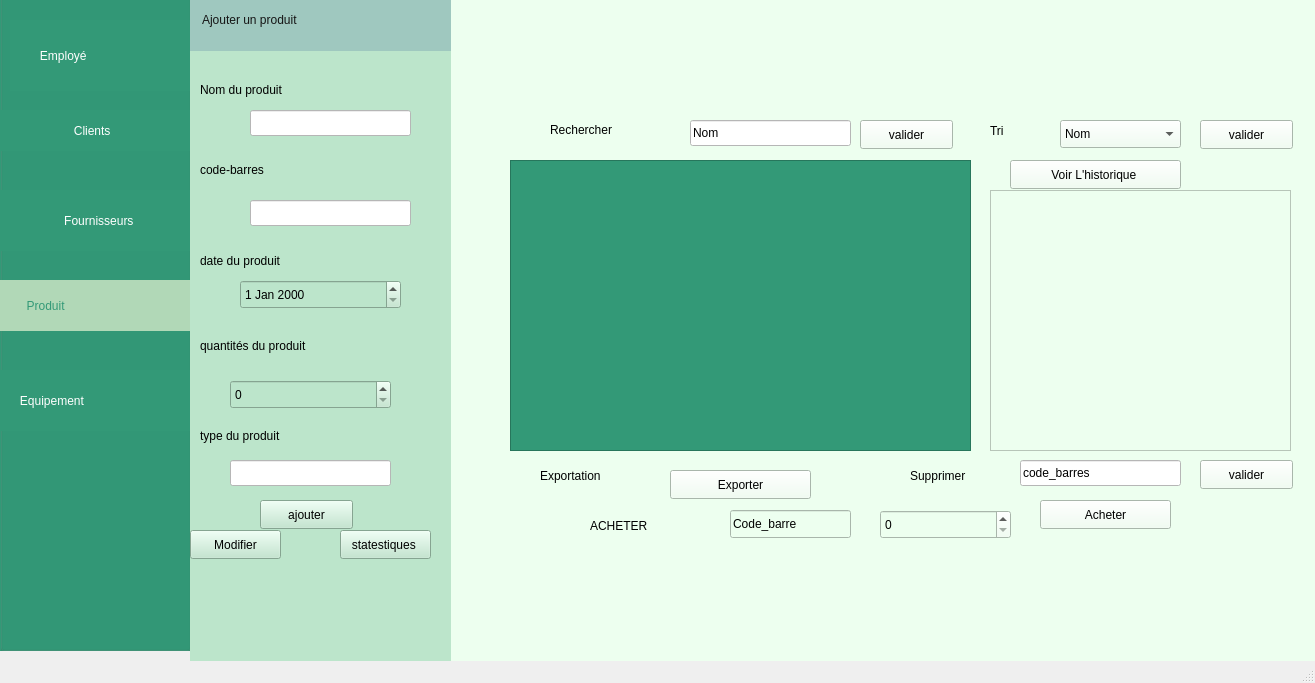
<?xml version="1.0" encoding="UTF-8"?>
<ui version="4.0">
 <class>MainWindow2</class>
 <widget class="QMainWindow" name="MainWindow2">
  <property name="geometry">
   <rect>
    <x>0</x>
    <y>0</y>
    <width>1315</width>
    <height>683</height>
   </rect>
  </property>
  <property name="windowTitle">
   <string>gestionProduit</string>
  </property>
  <widget class="QWidget" name="centralwidget">
   <widget class="QWidget" name="widget_5" native="true">
    <property name="geometry">
     <rect>
      <x>270</x>
      <y>-10</y>
      <width>1091</width>
      <height>721</height>
     </rect>
    </property>
    <property name="styleSheet">
     <string notr="true">background-color: rgb(255, 255, 255);
background-color: rgb(237, 255, 239);</string>
    </property>
    <widget class="QLabel" name="label_12">
     <property name="geometry">
      <rect>
       <x>280</x>
       <y>130</y>
       <width>131</width>
       <height>20</height>
      </rect>
     </property>
     <property name="styleSheet">
      <string notr="true">font: 700 12pt &quot;Segoe UI&quot;;

color: rgb(0, 0, 0);

</string>
     </property>
     <property name="text">
      <string>Rechercher</string>
     </property>
    </widget>
    <widget class="QLineEdit" name="search">
     <property name="geometry">
      <rect>
       <x>420</x>
       <y>130</y>
       <width>161</width>
       <height>26</height>
      </rect>
     </property>
     <property name="styleSheet">
      <string notr="true">background-color: rgb(255, 255, 255);
color: rgb(216, 216, 216);
color: rgb(0, 0, 0);</string>
     </property>
     <property name="text">
      <string>Nom</string>
     </property>
    </widget>
    <widget class="QPushButton" name="searchButton">
     <property name="geometry">
      <rect>
       <x>590</x>
       <y>130</y>
       <width>93</width>
       <height>29</height>
      </rect>
     </property>
     <property name="styleSheet">
      <string notr="true">color: rgb(0, 0, 0);</string>
     </property>
     <property name="text">
      <string>valider</string>
     </property>
    </widget>
    <widget class="QLabel" name="label_18">
     <property name="geometry">
      <rect>
       <x>270</x>
       <y>470</y>
       <width>131</width>
       <height>31</height>
      </rect>
     </property>
     <property name="styleSheet">
      <string notr="true">font: 700 12pt &quot;Segoe UI&quot;;
color: rgb(0, 0, 0);
</string>
     </property>
     <property name="text">
      <string>Exportation</string>
     </property>
    </widget>
    <widget class="QLabel" name="label_20">
     <property name="geometry">
      <rect>
       <x>640</x>
       <y>470</y>
       <width>111</width>
       <height>31</height>
      </rect>
     </property>
     <property name="styleSheet">
      <string notr="true">font: 700 12pt &quot;Segoe UI&quot;;
color: rgb(0, 0, 0);
</string>
     </property>
     <property name="text">
      <string>Supprimer</string>
     </property>
    </widget>
    <widget class="QLineEdit" name="lineEdit_8">
     <property name="geometry">
      <rect>
       <x>750</x>
       <y>470</y>
       <width>161</width>
       <height>26</height>
      </rect>
     </property>
     <property name="styleSheet">
      <string notr="true">background-color: rgb(255, 255, 255);
color: rgb(216, 216, 216);
color: rgb(0, 0, 0);</string>
     </property>
     <property name="text">
      <string>code_barres</string>
     </property>
    </widget>
    <widget class="QPushButton" name="pushButton">
     <property name="geometry">
      <rect>
       <x>930</x>
       <y>470</y>
       <width>93</width>
       <height>29</height>
      </rect>
     </property>
     <property name="styleSheet">
      <string notr="true">color: rgb(0, 0, 0);</string>
     </property>
     <property name="text">
      <string>valider</string>
     </property>
    </widget>
    <widget class="QLabel" name="label_21">
     <property name="geometry">
      <rect>
       <x>720</x>
       <y>130</y>
       <width>31</width>
       <height>21</height>
      </rect>
     </property>
     <property name="styleSheet">
      <string notr="true">font: 700 12pt &quot;Segoe UI&quot;;
color: rgb(0, 0, 0);

</string>
     </property>
     <property name="text">
      <string>Tri</string>
     </property>
    </widget>
    <widget class="QPushButton" name="triButton">
     <property name="geometry">
      <rect>
       <x>930</x>
       <y>130</y>
       <width>93</width>
       <height>29</height>
      </rect>
     </property>
     <property name="styleSheet">
      <string notr="true">color: rgb(0, 0, 0);</string>
     </property>
     <property name="text">
      <string>valider</string>
     </property>
    </widget>
    <widget class="QPushButton" name="exportButton">
     <property name="geometry">
      <rect>
       <x>400</x>
       <y>480</y>
       <width>141</width>
       <height>29</height>
      </rect>
     </property>
     <property name="styleSheet">
      <string notr="true">color: rgb(0, 0, 0);</string>
     </property>
     <property name="text">
      <string>Exporter</string>
     </property>
    </widget>
    <widget class="QPushButton" name="buyButton">
     <property name="geometry">
      <rect>
       <x>770</x>
       <y>510</y>
       <width>131</width>
       <height>29</height>
      </rect>
     </property>
     <property name="styleSheet">
      <string notr="true">color: rgb(0, 0, 0);</string>
     </property>
     <property name="text">
      <string>Acheter</string>
     </property>
    </widget>
    <widget class="QLineEdit" name="buyBarreCode">
     <property name="geometry">
      <rect>
       <x>460</x>
       <y>520</y>
       <width>121</width>
       <height>28</height>
      </rect>
     </property>
     <property name="styleSheet">
      <string notr="true">color: rgb(0, 0, 0);
</string>
     </property>
     <property name="text">
      <string>Code_barre</string>
     </property>
    </widget>
    <widget class="QSpinBox" name="buyQuantity">
     <property name="geometry">
      <rect>
       <x>610</x>
       <y>520</y>
       <width>131</width>
       <height>29</height>
      </rect>
     </property>
     <property name="styleSheet">
      <string notr="true">color: rgb(0, 0, 0);</string>
     </property>
     <property name="maximum">
      <number>1000000000</number>
     </property>
    </widget>
    <widget class="QComboBox" name="TriSelect">
     <property name="geometry">
      <rect>
       <x>790</x>
       <y>130</y>
       <width>121</width>
       <height>28</height>
      </rect>
     </property>
     <property name="styleSheet">
      <string notr="true">color: rgb(0, 0, 0);</string>
     </property>
     <item>
      <property name="text">
       <string>Nom</string>
      </property>
     </item>
     <item>
      <property name="text">
       <string>Barre Code</string>
      </property>
     </item>
    </widget>
    <widget class="QTableWidget" name="tableWidget">
     <property name="geometry">
      <rect>
       <x>240</x>
       <y>170</y>
       <width>461</width>
       <height>291</height>
      </rect>
     </property>
     <property name="styleSheet">
      <string notr="true">background-color: rgb(51, 153, 119);</string>
     </property>
    </widget>
    <widget class="QPushButton" name="btnViewHistory">
     <property name="geometry">
      <rect>
       <x>740</x>
       <y>170</y>
       <width>171</width>
       <height>29</height>
      </rect>
     </property>
     <property name="styleSheet">
      <string notr="true">color: rgb(0, 0, 0);</string>
     </property>
     <property name="text">
      <string>Voir L'historique </string>
     </property>
    </widget>
    <widget class="QTextEdit" name="textEditHistory">
     <property name="geometry">
      <rect>
       <x>720</x>
       <y>200</y>
       <width>301</width>
       <height>261</height>
      </rect>
     </property>
    </widget>
    <widget class="QLabel" name="label_7">
     <property name="geometry">
      <rect>
       <x>320</x>
       <y>520</y>
       <width>101</width>
       <height>31</height>
      </rect>
     </property>
     <property name="styleSheet">
      <string notr="true">font: 700 12pt &quot;Segoe UI&quot;;
color: rgb(0, 0, 0);</string>
     </property>
     <property name="text">
      <string>ACHETER</string>
     </property>
    </widget>
   </widget>
   <widget class="QGroupBox" name="groupBox">
    <property name="geometry">
     <rect>
      <x>0</x>
      <y>-10</y>
      <width>191</width>
      <height>661</height>
     </rect>
    </property>
    <property name="styleSheet">
     <string notr="true">background-color: rgb(51, 153, 119);</string>
    </property>
    <property name="title">
     <string/>
    </property>
    <widget class="QLabel" name="label_2">
     <property name="geometry">
      <rect>
       <x>10</x>
       <y>30</y>
       <width>201</width>
       <height>71</height>
      </rect>
     </property>
     <property name="styleSheet">
      <string notr="true">font: 14pt &quot;Baloo&quot;;
color: rgb(255, 255, 255);</string>
     </property>
     <property name="text">
      <string>         Employé</string>
     </property>
    </widget>
    <widget class="QLabel" name="label_4">
     <property name="geometry">
      <rect>
       <x>0</x>
       <y>380</y>
       <width>201</width>
       <height>61</height>
      </rect>
     </property>
     <property name="styleSheet">
      <string notr="true">font: 14pt &quot;Baloo&quot;;
color: rgb(255, 255, 255);</string>
     </property>
     <property name="text">
      <string>      Equipement</string>
     </property>
    </widget>
    <widget class="QLabel" name="label_3">
     <property name="geometry">
      <rect>
       <x>0</x>
       <y>290</y>
       <width>191</width>
       <height>51</height>
      </rect>
     </property>
     <property name="styleSheet">
      <string notr="true">font: 14pt &quot;Baloo&quot;;
background-color: rgb(177, 216, 183);
color: rgb(51, 153, 119);</string>
     </property>
     <property name="text">
      <string>        Produit</string>
     </property>
    </widget>
    <widget class="QPushButton" name="pushButton_2">
     <property name="geometry">
      <rect>
       <x>-20</x>
       <y>120</y>
       <width>221</width>
       <height>41</height>
      </rect>
     </property>
     <property name="styleSheet">
      <string notr="true">QPushButton {
    visibility: hidden;
    border: none;
color:white;
font: 14pt &quot;Baloo&quot;;


}
QPushButton {
    display: none;
}</string>
     </property>
     <property name="text">
      <string> Clients</string>
     </property>
    </widget>
    <widget class="QPushButton" name="pushButton_3">
     <property name="geometry">
      <rect>
       <x>0</x>
       <y>200</y>
       <width>191</width>
       <height>61</height>
      </rect>
     </property>
     <property name="styleSheet">
      <string notr="true">QPushButton {
    visibility: hidden;
    border: none;
color:white;
font: 14pt &quot;Baloo&quot;;


}
QPushButton {
    display: none;
}</string>
     </property>
     <property name="text">
      <string>  Fournisseurs</string>
     </property>
    </widget>
   </widget>
   <widget class="QWidget" name="widget_3" native="true">
    <property name="geometry">
     <rect>
      <x>190</x>
      <y>0</y>
      <width>261</width>
      <height>701</height>
     </rect>
    </property>
    <property name="styleSheet">
     <string notr="true">background-color: rgb(177, 216, 183);
background-color: rgb(188, 229, 203);</string>
    </property>
    <widget class="QWidget" name="widget_4" native="true">
     <property name="geometry">
      <rect>
       <x>0</x>
       <y>-10</y>
       <width>271</width>
       <height>61</height>
      </rect>
     </property>
     <property name="styleSheet">
      <string notr="true">background-color: rgb(159, 200, 191);
</string>
     </property>
     <widget class="QLabel" name="label_9">
      <property name="geometry">
       <rect>
        <x>12</x>
        <y>20</y>
        <width>191</width>
        <height>20</height>
       </rect>
      </property>
      <property name="styleSheet">
       <string notr="true">
font: 700 11pt &quot;Segoe UI&quot;;

color: rgb(26, 202, 167);
color: rgb(21, 21, 21);
</string>
      </property>
      <property name="text">
       <string>Ajouter un produit </string>
      </property>
     </widget>
    </widget>
    <widget class="QLineEdit" name="lineEdit_nom">
     <property name="geometry">
      <rect>
       <x>60</x>
       <y>110</y>
       <width>161</width>
       <height>26</height>
      </rect>
     </property>
     <property name="styleSheet">
      <string notr="true">background-color: rgb(255, 255, 255);</string>
     </property>
    </widget>
    <widget class="QLabel" name="label_11">
     <property name="geometry">
      <rect>
       <x>10</x>
       <y>80</y>
       <width>181</width>
       <height>20</height>
      </rect>
     </property>
     <property name="styleSheet">
      <string notr="true">font: 700 9pt &quot;Segoe UI&quot;;
font: 700 12pt &quot;Segoe UI&quot;;
color: rgb(0, 0, 0);
</string>
     </property>
     <property name="text">
      <string>Nom du produit</string>
     </property>
    </widget>
    <widget class="QLabel" name="label_13">
     <property name="geometry">
      <rect>
       <x>10</x>
       <y>420</y>
       <width>181</width>
       <height>31</height>
      </rect>
     </property>
     <property name="styleSheet">
      <string notr="true">font: 700 9pt &quot;Segoe UI&quot;;
font: 700 12pt &quot;Segoe UI&quot;;
color: rgb(0, 0, 0);
</string>
     </property>
     <property name="text">
      <string>type du produit</string>
     </property>
    </widget>
    <widget class="QLabel" name="label_14">
     <property name="geometry">
      <rect>
       <x>10</x>
       <y>330</y>
       <width>211</width>
       <height>31</height>
      </rect>
     </property>
     <property name="styleSheet">
      <string notr="true">font: 700 9pt &quot;Segoe UI&quot;;
font: 700 12pt &quot;Segoe UI&quot;;
color: rgb(0, 0, 0);</string>
     </property>
     <property name="text">
      <string>quantités du produit</string>
     </property>
    </widget>
    <widget class="QLabel" name="label_15">
     <property name="geometry">
      <rect>
       <x>10</x>
       <y>240</y>
       <width>181</width>
       <height>41</height>
      </rect>
     </property>
     <property name="styleSheet">
      <string notr="true">font: 700 9pt &quot;Segoe UI&quot;;
font: 700 12pt &quot;Segoe UI&quot;;
color: rgb(0, 0, 0);
</string>
     </property>
     <property name="text">
      <string>date du produit</string>
     </property>
    </widget>
    <widget class="QLabel" name="label_16">
     <property name="geometry">
      <rect>
       <x>10</x>
       <y>160</y>
       <width>181</width>
       <height>20</height>
      </rect>
     </property>
     <property name="styleSheet">
      <string notr="true">font: 700 9pt &quot;Segoe UI&quot;;
font: 700 12pt &quot;Segoe UI&quot;;
color: rgb(0, 0, 0);</string>
     </property>
     <property name="text">
      <string>code-barres</string>
     </property>
    </widget>
    <widget class="QLineEdit" name="lineEdit_type">
     <property name="geometry">
      <rect>
       <x>40</x>
       <y>460</y>
       <width>161</width>
       <height>26</height>
      </rect>
     </property>
     <property name="styleSheet">
      <string notr="true">background-color: rgb(255, 255, 255);</string>
     </property>
    </widget>
    <widget class="QLineEdit" name="lineEdit_code">
     <property name="geometry">
      <rect>
       <x>60</x>
       <y>200</y>
       <width>161</width>
       <height>26</height>
      </rect>
     </property>
     <property name="styleSheet">
      <string notr="true">background-color: rgb(255, 255, 255);</string>
     </property>
    </widget>
    <widget class="QPushButton" name="on_btnAjouterProduit_clicked">
     <property name="geometry">
      <rect>
       <x>70</x>
       <y>500</y>
       <width>93</width>
       <height>29</height>
      </rect>
     </property>
     <property name="styleSheet">
      <string notr="true">color: rgb(0, 0, 0);</string>
     </property>
     <property name="text">
      <string>ajouter</string>
     </property>
    </widget>
    <widget class="QSpinBox" name="lineEdit_quantite">
     <property name="geometry">
      <rect>
       <x>40</x>
       <y>380</y>
       <width>161</width>
       <height>29</height>
      </rect>
     </property>
     <property name="maximum">
      <number>1000000000</number>
     </property>
    </widget>
    <widget class="QDateEdit" name="lineEdit_date">
     <property name="geometry">
      <rect>
       <x>50</x>
       <y>280</y>
       <width>161</width>
       <height>29</height>
      </rect>
     </property>
    </widget>
    <widget class="QPushButton" name="update_button">
     <property name="geometry">
      <rect>
       <x>0</x>
       <y>530</y>
       <width>91</width>
       <height>29</height>
      </rect>
     </property>
     <property name="styleSheet">
      <string notr="true">color: rgb(0, 0, 0);</string>
     </property>
     <property name="text">
      <string>Modifier</string>
     </property>
    </widget>
    <widget class="QPushButton" name="stat">
     <property name="geometry">
      <rect>
       <x>150</x>
       <y>530</y>
       <width>91</width>
       <height>29</height>
      </rect>
     </property>
     <property name="styleSheet">
      <string notr="true">color: rgb(0, 0, 0);</string>
     </property>
     <property name="text">
      <string>statestiques </string>
     </property>
    </widget>
   </widget>
  </widget>
  <widget class="QMenuBar" name="menubar">
   <property name="geometry">
    <rect>
     <x>0</x>
     <y>0</y>
     <width>1315</width>
     <height>26</height>
    </rect>
   </property>
  </widget>
  <widget class="QStatusBar" name="statusbar"/>
 </widget>
 <resources/>
 <connections/>
</ui>
